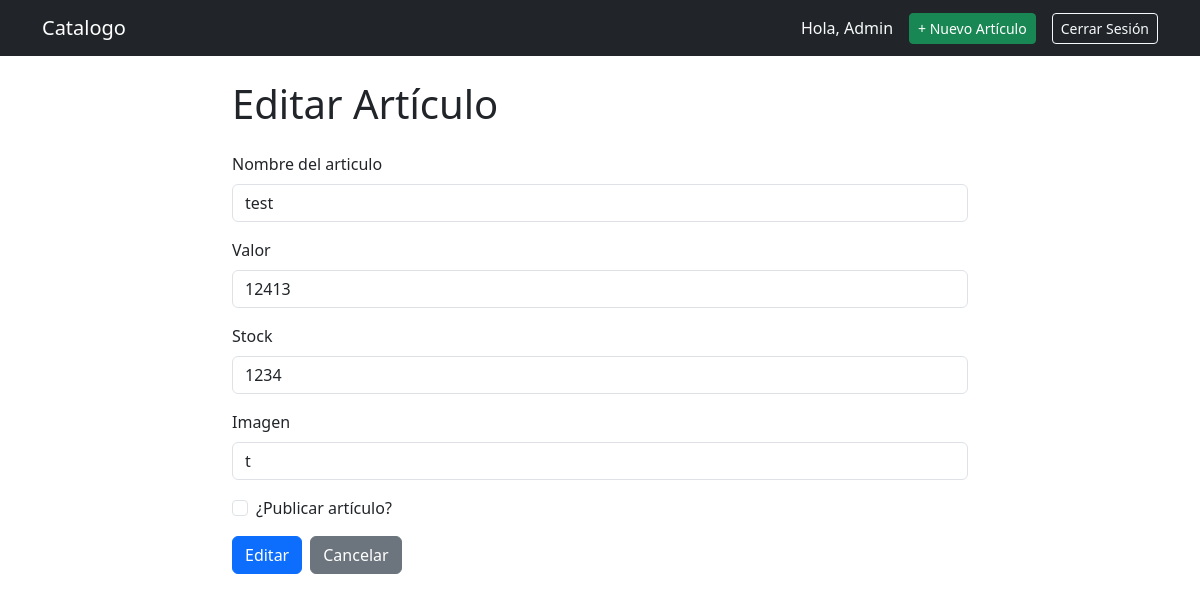
The page /item/13/edit/ (signed in) on the database its author committed.
### tienda/models.py (models this page shows, shortened)
class Item(models.Model):
    itemname = models.CharField(max_length=100)
    price = models.IntegerField(validators=[MaxValueValidator(10000000)])
    stock = models.IntegerField(
        validators=[
            MinValueValidator(0)
    ])
    img = models.CharField(max_length=100)
    author = models.ForeignKey(
        User,
        on_delete = models.CASCADE,
        related_name = 'itemuser'
    )
    published = models.BooleanField(default=False)

### tienda/views.py (the view)
# urls.py: path('item/<int:pk>/edit/', views.item_edit, name='edit_items'),
@login_required
def item_edit(request, pk):
    item = get_object_or_404(Item, pk=pk, author=request.user)  # solo el autor puede editar
    if request.method == 'POST':
        form = ItemForm(request.POST, instance=item)
        if form.is_valid():
            form.save()
            messages.success(request, '¡Artículo actualizado!')
            return redirect('detail_items', pk=item.pk)
    else:
        form = ItemForm(instance=item)
    return render(request, 'tienda/item_form.html', {'form': form, 'accion': 'Editar', 'Item': item})

### tienda/forms.py
class ItemForm(forms.ModelForm):
    class Meta:
        model = Item
        fields = ['itemname', 'price', 'stock', 'published', 'img']
        widgets = {
            'itemname': forms.TextInput(attrs={
                'class': 'form-control',
                'placeholder': 'Ingresa el nombre de tu artículo a vender'
            }),
            'price': forms.NumberInput(attrs={
                'class': 'form-control',
                'placeholder': 'Escribe el precio aquí...'
            }),
            'stock': forms.NumberInput(attrs={
                'class': 'form-control',
                'placeholder': 'Escribe el stock aquí...'
            }),
            'published': forms.CheckboxInput(attrs={
                'class': 'form-check-input'
            }),
            'img': forms.TextInput(attrs={
                'class': 'form-control',
                'placeholder': 'Ingresa la URL de la imagen del producto...'
            })
        }
        labels = {
            'itemname': 'Nombre del articulo',
            'price': 'Valor',
            'stock': 'Stock',
            'published': '¿Publicar artículo?',
            'img': 'Imagen'
        }

### tienda/templates/tienda/item_form.html (shortened to what this page needs)
{% extends 'tienda/base.html' %}
{% block contenido %}
<div class="row justify-content-center">
    <div class="col-md-8">
        <h1 class="mb-4">{{ accion }} Artículo</h1>
        <form method="post">
            <div class="mb-3">
                <label for="{{ form.itemname.id_for_label }}" class="form-label">{{ form.itemname.label }}</label>
                {{ form.itemname }}
            </div>
            <div class="mb-3">
                <label for="{{ form.price.id_for_label }}" class="form-label">{{ form.price.label }}</label>
                {{ form.price }}
            </div>
            <div class="mb-3">
                <label for="{{ form.stock.id_for_label }}" class="form-label">{{ form.stock.label }}</label>
                {{ form.stock }}
            </div>
            <div class="mb-3">
                <label for="{{ form.img.id_for_label }}" class="form-label">{{ form.img.label }}</label>
                {{ form.img }}
            </div>
            <div class="mb-3 form-check">
                {{ form.published }}
                <label class="form-check-label" for="{{ form.published.id_for_label }}">
                    {{ form.published.label }}
                </label>
            </div>
            <div class="d-flex gap-2">
                <button type="submit" class="btn btn-primary">{{ accion }}</button>
                <a href="{% url 'list_items' %}" class="btn btn-secondary">Cancelar</a>
            </div>
        </form>
    </div>
</div>
{% endblock %}

### tienda/templates/tienda/base.html (shortened to what this page needs)
<!DOCTYPE html>
<html lang="es">
<head>
    <link href="https://cdn.jsdelivr.net/npm/bootstrap@5.3.0/dist/css/bootstrap.min.css" rel="stylesheet">
</head>
<body>
    <nav class="navbar navbar-expand-lg navbar-dark bg-dark">
        <div class="container">
            <a class="navbar-brand" href="{% url 'list_items' %}">Catalogo</a>
            <div class="ms-auto d-flex align-items-center gap-3">
                {% if user.is_authenticated %}
                <span class="text-light">Hola, {{ user.username }}</span>
                <a href="{% url 'post_items' %}" class="btn btn-success btn-sm">+ Nuevo Artículo</a>
                <form method="post" action="{% url 'logout' %}" style="display:inline;"> {% csrf_token %} <button
                        type="submit" class="btn btn-outline-light btn-sm">Cerrar Sesión</button> </form>
                {% else %}
                <a href="{% url 'login' %}" class="btn btn-outline-light btn-sm">Iniciar Sesión</a>
                {% endif %}
            </div>
        </div>
    </nav>
    <main class="container mt-4">
        {% block contenido %}{% endblock %}
    </main>
</body>
</html>

### rows shown on the page
Item: itemname "test", price "12413", stock "1234", img "t"

### other values the page prints
{{ user.username }} "Admin"
{{ accion }} "Editar"
